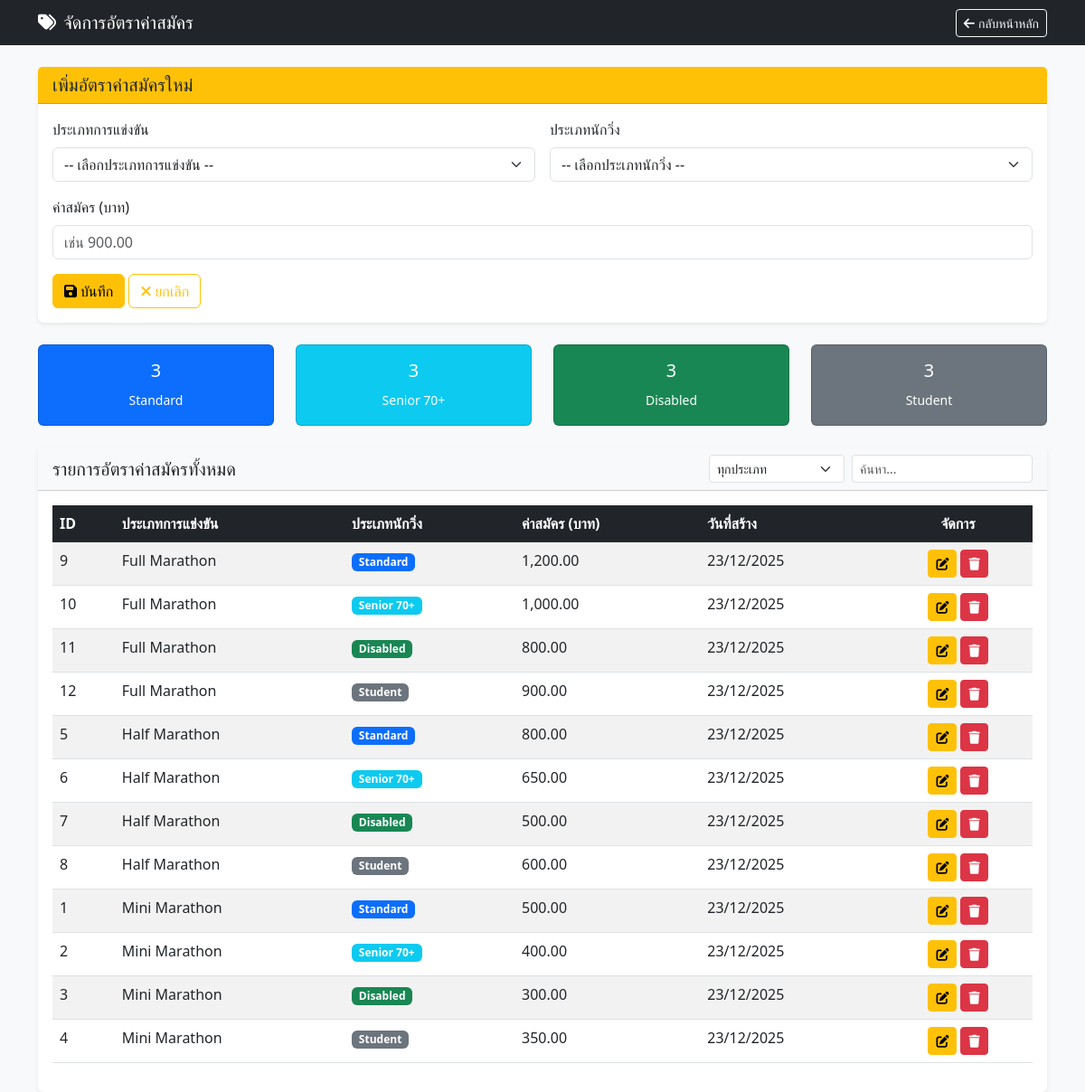
Screenshot of /manage_price_rates.php with the database file from the repository.
### tables this page shows
CREATE TABLE IF NOT EXISTS PRICE_RATE (
    price_id INT AUTO_INCREMENT PRIMARY KEY,
    category_id INT NOT NULL,
    runner_type ENUM('Standard', 'Senior 70+', 'Disabled', 'Student') NOT NULL DEFAULT 'Standard',
    amount DECIMAL(8,2) NOT NULL,
    created_at TIMESTAMP DEFAULT CURRENT_TIMESTAMP,
    FOREIGN KEY (category_id) REFERENCES RACE_CATEGORY(category_id) ON DELETE CASCADE
);

CREATE TABLE IF NOT EXISTS RACE_CATEGORY (
    category_id INT AUTO_INCREMENT PRIMARY KEY,
    name VARCHAR(100) NOT NULL,
    distance_km DECIMAL(5,2) NOT NULL,
    start_time TIME,
    time_limit TIME,
    giveaway_type VARCHAR(200),
    created_at TIMESTAMP DEFAULT CURRENT_TIMESTAMP
);

### manage_price_rates.php (the view, shortened to what this page needs)
<?php require 'db.php'; ?>
<!DOCTYPE html>
<html lang="th">
<head>
    <link href="https://cdn.jsdelivr.net/npm/bootstrap@5.3.0/dist/css/bootstrap.min.css" rel="stylesheet">
    <link rel="stylesheet" href="https://cdnjs.cloudflare.com/ajax/libs/font-awesome/6.4.0/css/all.min.css">
</head>
<body class="bg-light">
    <nav class="navbar navbar-dark bg-dark mb-4">
        <div class="container">
            <span class="navbar-brand mb-0 h1"><i class="fa-solid fa-tags me-2"></i>จัดการอัตราค่าสมัคร</span>
            <a href="admin_index.php" class="btn btn-outline-light btn-sm">
                <i class="fa-solid fa-arrow-left me-1"></i>กลับหน้าหลัก
            </a>
        </div>
    </nav>
    <div class="container">
        <div class="card border-0 shadow-sm mb-4">
            <div class="card-header bg-warning text-dark">
                <h5 class="mb-0" id="form-title">เพิ่มอัตราค่าสมัครใหม่</h5>
            </div>
            <div class="card-body">
                <form id="price-rate-form" action="crud_price_rate.php" method="POST">
                    <div class="row g-3">
                        <div class="col-md-6">
                            <label class="form-label">ประเภทการแข่งขัน</label>
                            <select name="category_id" id="category_id" class="form-select" required>
                                <option value="">-- เลือกประเภทการแข่งขัน --</option>
                            </select>
                        </div>
                        <div class="col-md-6">
                            <label class="form-label">ประเภทนักวิ่ง</label>
                            <select name="runner_type" id="runner_type" class="form-select" required>
                                <option value="">-- เลือกประเภทนักวิ่ง --</option>
                            </select>
                        </div>
                        <div class="col-md-12">
                            <label class="form-label">ค่าสมัคร (บาท)</label>
                            <input type="number" step="0.01" name="amount" id="amount" class="form-control"
                                placeholder="เช่น 900.00" min="0" required>
                        </div>
                    </div>
                    <div class="mt-3">
                        <button type="submit" class="btn btn-warning" id="submit-btn">
                            <i class="fa-solid fa-save me-1"></i>บันทึก
                        </button>
                        <button type="button" class="btn btn-outline-warning" onclick="resetForm()">
                            <i class="fa-solid fa-times me-1"></i>ยกเลิก
                        </button>
                    </div>
                </form>
            </div>
        </div>
        <div class="row mb-4">
            <div class="col-md-3">
                <div class="card bg-primary text-white">
                    <div class="card-body text-center">
                        <h5>
                            <?php
                            $count = $pdo->query("SELECT COUNT(*) FROM PRICE_RATE WHERE runner_type = 'Standard'")->fetchColumn();
                            echo number_format($count);
                            ?>
                        </h5>
                        <small>Standard</small>
                    </div>
                </div>
            </div>
            <div class="col-md-3">
                <div class="card bg-info text-white">
                    <div class="card-body text-center">
                        <h5>
                            <?php
                            $count = $pdo->query("SELECT COUNT(*) FROM PRICE_RATE WHERE runner_type = 'Senior 70+'")->fetchColumn();
                            echo number_format($count);
                            ?>
                        </h5>
                        <small>Senior 70+</small>
                    </div>
                </div>
            </div>
            <div class="col-md-3">
                <div class="card bg-success text-white">
                    <div class="card-body text-center">
                        <h5>
                            <?php
                            $count = $pdo->query("SELECT COUNT(*) FROM PRICE_RATE WHERE runner_type = 'Disabled'")->fetchColumn();
                            echo number_format($count);
                            ?>
                        </h5>
                        <small>Disabled</small>
                    </div>
                </div>
            </div>
            <div class="col-md-3">
                <div class="card bg-secondary text-white">
                    <div class="card-body text-center">
                        <h5>
                            <?php
                            $count = $pdo->query("SELECT COUNT(*) FROM PRICE_RATE WHERE runner_type = 'Student'")->fetchColumn();
                            echo number_format($count);
                            ?>
                        </h5>
                        <small>Student</small>
                    </div>
                </div>
            </div>
        </div>
        <div class="card border-0 shadow-sm">
            <div class="card-header bg-light d-flex justify-content-between align-items-center">
                <h5 class="mb-0">รายการอัตราค่าสมัครทั้งหมด</h5>
                <div class="d-flex gap-2">
                    <select class="form-select form-select-sm" id="type-filter" style="width: 150px;">
                        <option value="">ทุกประเภท</option>
                    </select>
                    <input type="text" class="form-control form-control-sm" placeholder="ค้นหา..." id="search-input" style="width: 200px;">
                </div>
            </div>
            <div class="card-body">
                <div class="table-responsive">
                    <table class="table table-striped table-hover">
                        <thead class="table-dark">
                            <tr>
                                <th>ID</th>
                                <th>ประเภทการแข่งขัน</th>
                                <th>ประเภทนักวิ่ง</th>
                                <th>ค่าสมัคร (บาท)</th>
                                <th>วันที่สร้าง</th>
                                <th class="text-center">จัดการ</th>
                            </tr>
                        </thead>
                        <tbody id="price-rates-table">
                            <?php
                            try {
                                $prices = $pdo->query("SELECT pr.*, rc.name as category_name
                                                      FROM PRICE_RATE pr
                                                      JOIN RACE_CATEGORY rc ON pr.category_id = rc.category_id
                                                      ORDER BY rc.name, pr.runner_type")->fetchAll();
                                foreach ($prices as $price) {
                                    $badgeClass = match($price['runner_type']) {
                                        'Standard' => 'bg-primary',
                                        'Senior 70+' => 'bg-info',
                                        'Disabled' => 'bg-success',
                                        'Student' => 'bg-secondary',
                                        default => 'bg-dark'
                                    };
                                    echo "<tr data-type='{$price['runner_type']}'>";
                                    echo "<td>{$price['price_id']}</td>";
                                    echo "<td>{$price['category_name']}</td>";
                                    echo "<td><span class='badge {$badgeClass}'>{$price['runner_type']}</span></td>";
                                    echo "<td>" . number_format($price['amount'], 2) . "</td>";
                                    echo "<td>" . (isset($price['created_at']) ? date('d/m/Y', strtotime($price['created_at'])) : '-') . "</td>";
                                    echo "<td class='text-center'>";
                                    echo "<button class='btn btn-sm btn-warning me-1' onclick='editPriceRate({$price['price_id']})'>";
                                    echo "<i class='fa-solid fa-edit'></i></button>";
                                    echo "<button class='btn btn-sm btn-danger' onclick='deletePriceRate({$price['price_id']})'>";
                                    echo "<i class='fa-solid fa-trash'></i></button>";
                                    echo "</td>";
                                    echo "</tr>";
                                }
                            } catch (PDOException $e) {
                                echo "<tr><td colspan='6' class='text-center text-muted'>ไม่มีข้อมูล</td></tr>";
                            }
                            ?>
                        </tbody>
                    </table>
                </div>
            </div>
        </div>
    </div>
</body>
</html>

### rows the page displays
price_rate: price_id "9", category.name "Full Marathon", runner_type "Standard", amount "1,200.00", created_at "23/12/2025"
price_rate: price_id "10", category.name "Full Marathon", runner_type "Senior 70+", amount "1,000.00", created_at "23/12/2025"
price_rate: price_id "11", category.name "Full Marathon", runner_type "Disabled", amount "800.00", created_at "23/12/2025"
price_rate: price_id "12", category.name "Full Marathon", runner_type "Student", amount "900.00", created_at "23/12/2025"
price_rate: price_id "5", category.name "Half Marathon", runner_type "Standard", amount "800.00", created_at "23/12/2025"
price_rate: price_id "6", category.name "Half Marathon", runner_type "Senior 70+", amount "650.00", created_at "23/12/2025"
price_rate: price_id "7", category.name "Half Marathon", runner_type "Disabled", amount "500.00", created_at "23/12/2025"
price_rate: price_id "8", category.name "Half Marathon", runner_type "Student", amount "600.00", created_at "23/12/2025"
price_rate: price_id "1", category.name "Mini Marathon", runner_type "Standard", amount "500.00", created_at "23/12/2025"
price_rate: price_id "2", category.name "Mini Marathon", runner_type "Senior 70+", amount "400.00", created_at "23/12/2025"
price_rate: price_id "3", category.name "Mini Marathon", runner_type "Disabled", amount "300.00", created_at "23/12/2025"
price_rate: price_id "4", category.name "Mini Marathon", runner_type "Student", amount "350.00", created_at "23/12/2025"

### other values shown
$count "3"
